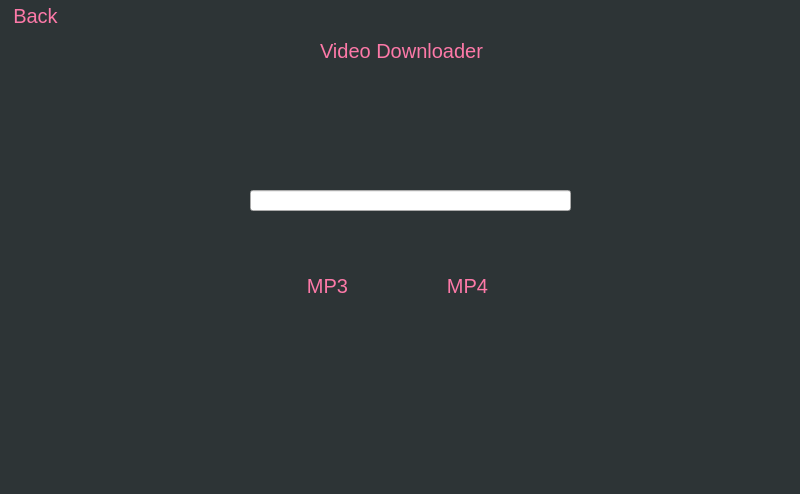
<?xml version="1.0" encoding="UTF-8"?>
<ui version="4.0">
 <class>MainWindow</class>
 <widget class="QMainWindow" name="MainWindow">
  <property name="geometry">
   <rect>
    <x>0</x>
    <y>0</y>
    <width>800</width>
    <height>494</height>
   </rect>
  </property>
  <property name="windowTitle">
   <string>MainWindow</string>
  </property>
  <property name="styleSheet">
   <string notr="true">#centralwidget{
	background-color: #2d3436;
}

#header{
	color: #fd79a8;
	font-size: 20px;
}

#header:hover{
border: 1px solid #fd79a8;
border-right: none;
border-left: none;
border-top: none;
width: 50%;
}

QPushButton{


	color: #fd79a8;
    background-color: #2d3436;
    border: none;
    font-size: 20px;
	


}


QPushButton:hover{
	
	color: white;
    border: 1px solid #fd79a8;
    border-right: none;
	border-left: none;
	border-top: none;
	margin-top: 2px;

}</string>
  </property>
  <widget class="QWidget" name="centralwidget">
   <widget class="QLineEdit" name="lineEdit">
    <property name="geometry">
     <rect>
      <x>250</x>
      <y>190</y>
      <width>321</width>
      <height>21</height>
     </rect>
    </property>
   </widget>
   <widget class="QLabel" name="header">
    <property name="geometry">
     <rect>
      <x>320</x>
      <y>30</y>
      <width>181</width>
      <height>41</height>
     </rect>
    </property>
    <property name="text">
     <string>Video Downloader</string>
    </property>
   </widget>
   <widget class="QPushButton" name="mp3_btn">
    <property name="geometry">
     <rect>
      <x>290</x>
      <y>270</y>
      <width>75</width>
      <height>31</height>
     </rect>
    </property>
    <property name="text">
     <string>MP3</string>
    </property>
   </widget>
   <widget class="QPushButton" name="mp4_btn">
    <property name="geometry">
     <rect>
      <x>430</x>
      <y>270</y>
      <width>75</width>
      <height>31</height>
     </rect>
    </property>
    <property name="text">
     <string>MP4</string>
    </property>
   </widget>
   <widget class="QPushButton" name="backArrowBtn">
    <property name="geometry">
     <rect>
      <x>0</x>
      <y>0</y>
      <width>71</width>
      <height>31</height>
     </rect>
    </property>
    <property name="text">
     <string>Back</string>
    </property>
   </widget>
  </widget>
 </widget>
 <resources/>
 <connections/>
</ui>
